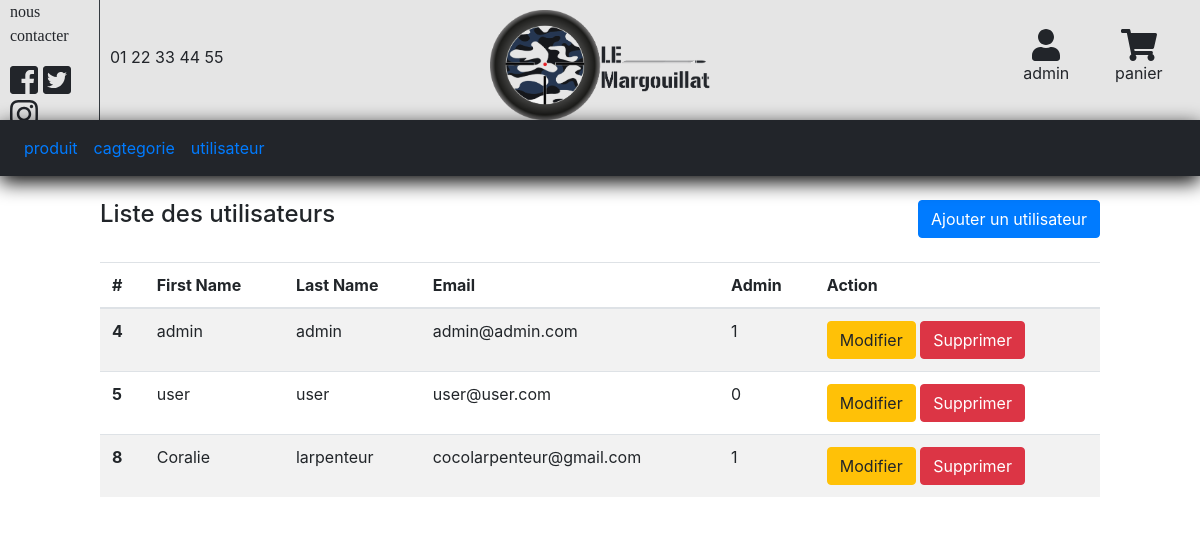
/admin/user_list.php (signed in), run on the app's committed database.
### tables this page shows
CREATE TABLE IF NOT EXISTS `user` (
  `id` int(11) NOT NULL AUTO_INCREMENT,
  `type_of_account` int(1) NOT NULL DEFAULT '0',
  `civility` int(11) DEFAULT NULL,
  `email` varchar(255) NOT NULL,
  `password` varchar(255) NOT NULL,
  `lastname` varchar(255) NOT NULL,
  `firstname` varchar(255) NOT NULL,
  `address` text,
  `postal_code` varchar(5) NOT NULL,
  `country` varchar(255) NOT NULL,
  `birthday` date NOT NULL,
  `is_admin` tinyint(1) NOT NULL DEFAULT '0',
  PRIMARY KEY (`id`)
);

### admin/user_list.php (the view, shortened to what this page needs)
<?php
require_once '../tools/db.php';
$query = $db->query('SELECT * FROM user');
$users = $query->fetchall();
?>
<!DOCTYPE html>
<html>
	<head>
		<?php require 'parcial/head.php'; ?>
	</head>
	<body style="margin-top:155px">
		<div class="row noMarging">
			<div class="col-10 offset-1 noPaddind"style="padding-top: 20px;">
        <?php require "parcial/header.php"; ?>
      </div>
      <div class="col-10 offset-1 noPaddind"style="background:white;">
        <div class="row noMarging">
          <div class="col-12 noPaddind">
            <?php require_once 'parcial/nav.php' ?>
          </div>
        </div>
				<div class="row noMarging">
					<div class="col-12 noPaddind">
						<header class="pb-4 d-flex justify-content-between">
							<h4>Liste des utilisateurs</h4>
							<a class="btn btn-primary" href="user_form.php">Ajouter un utilisateur</a>
						</header>
						<?php if($users): ?>
						<table class="table table-striped">
							<thead>
								<tr>
									<th>#</th>
									<th>First Name</th>
									<th>Last Name</th>
									<th>Email</th>
									<th>Admin</th>
									<th>Action</th>
								</tr>
							</thead>
							<tbody>
								<?php foreach($users as $user): ?>
								<tr>
									<th><?php echo htmlentities($user['id']); ?></th>
									<td><?php echo htmlentities($user['firstname']); ?></td>
									<td><?php echo htmlentities($user['lastname']); ?></td>
									<td><?php echo htmlentities($user['email']); ?></td>
									<td><?php echo htmlentities($user['is_admin']); ?></td>
									<td>
										<a href="user_form.php?user_id=<?php echo $user['id']; ?>&action=edit" class="btn btn-warning">Modifier</a>
										<a onclick="return confirm('Are you sure?')" href="user_list.php?user_id=<?php echo $user['id']; ?>&action=delete" class="btn btn-danger">Supprimer</a>
									</td>
								</tr>
								<?php endforeach; ?>
							</tbody>
						</table>
						<?php else: ?>
							Aucun utilisateur enregistré.
						<?php endif; ?>
					</div>
				</div>
			</div>
		</div>
	</body>
</html>

### css/additional_css.css (style rules this page uses)
.noPaddind { padding-left: 0px; padding-right: 0px; }
.noMarging { margin-left: 0px; margin-right: 0px; }
a { text-decoration:none; }

### data on the page
user: id "4", firstname "admin", lastname "admin", email "admin@admin.com", is_admin "1"
user: id "5", firstname "user", lastname "user", email "user@user.com", is_admin "0"
user: id "8", firstname "Coralie", lastname "larpenteur", email "cocolarpenteur@gmail.com", is_admin "1"

### other printed values
$_SESSION['user'] "admin"
